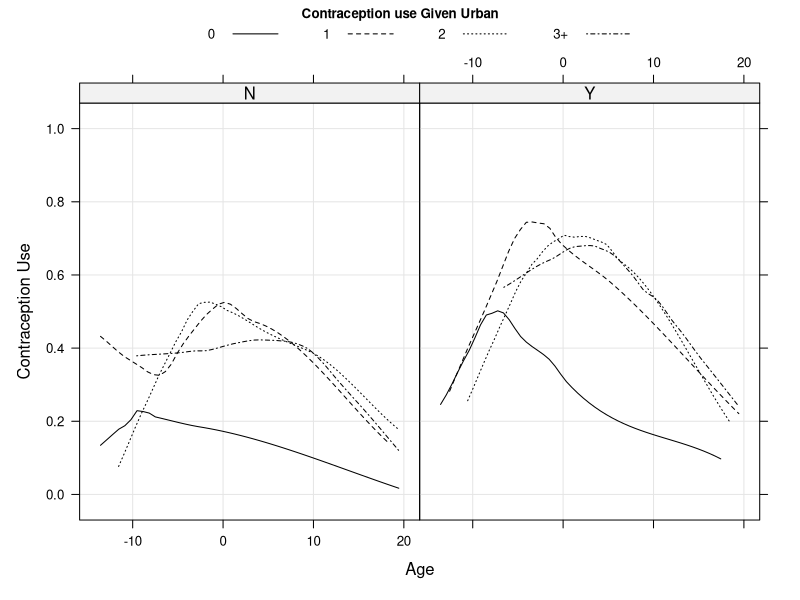

Generate this figure with R:
# Name: binomialRegression.R
# Auth: uhkniazi
# Date: 06/06/2017
# Desc: Binomial regression, using fixed and random effects (2 level model)


## using the contraception data set
## see page 120 Chapter 6 of Lme4 book.
library(lattice)
library(lme4)
library(mlmRev)

data("Contraception")

str(Contraception)

## we plot the data as the author does in this book
xyplot(ifelse(use == 'Y', 1, 0) ~ age|urban, data = Contraception, groups = livch, lty=1:4, col=1,
       type=c('g', 'smooth'), key = list(text=list(levels(Contraception$livch)), lines=list(lty=1:4),
                                         columns=4, cex=0.8),
       xlab='Age', ylab='Contraception Use', main=list(label='Contraception use Given Urban', cex=0.8))

## Figure suggests following things:
## 1- Contraception use and age have a quadradic trend.
## 2- middle age range women are more likely to use contraception
## 3- Urban women are more likely to use contraception
## 4- women with 0 childeren are less likely to use contraception.
